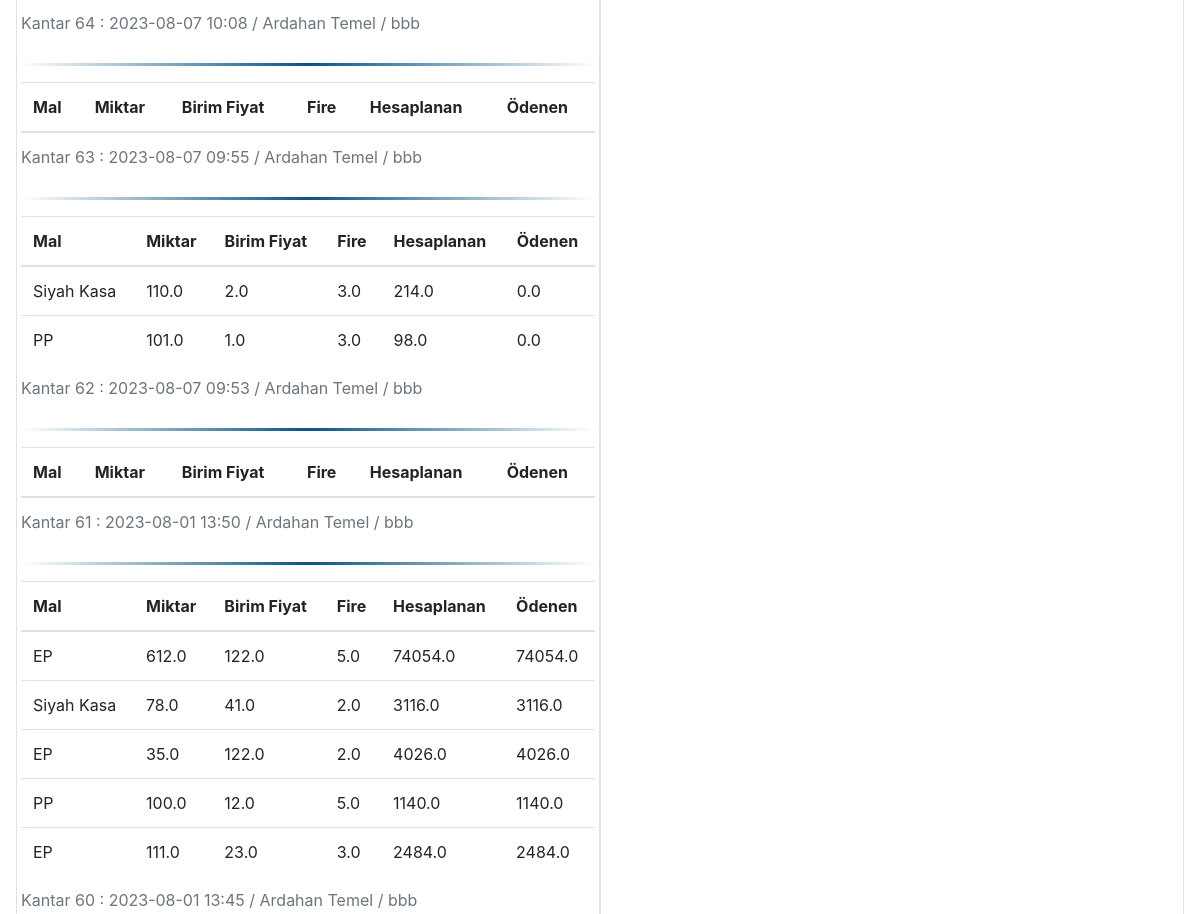
The app's page / (signed in, middle part), older data.
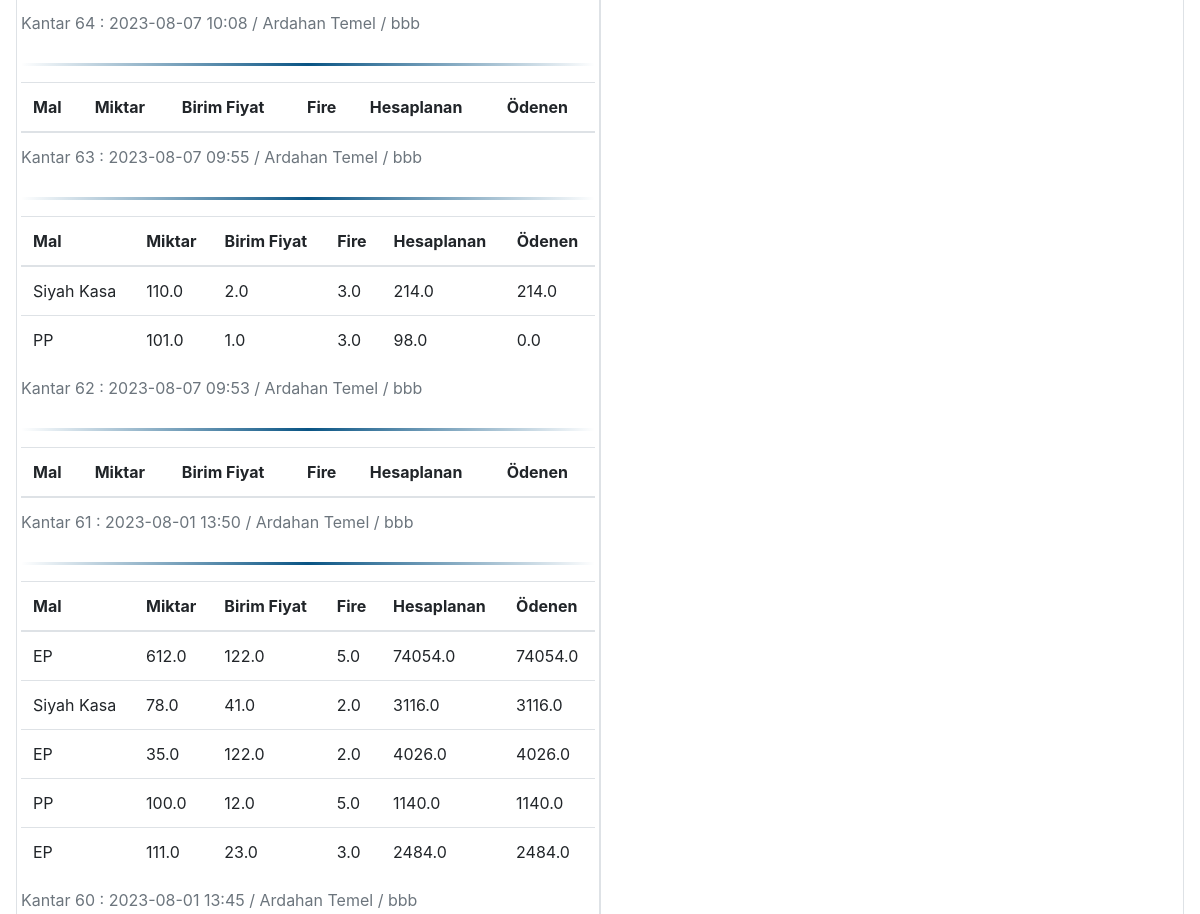
The same page, newer data.
### mainPage/models.py (models this page shows, shortened)
class Kantar(models.Model):
    kantar1 = models.FloatField(verbose_name="Kantar 1")
    kantar2 = models.FloatField(verbose_name="Kantar 2")
    kantar3 = models.FloatField(verbose_name="Kantar 3", null=True, blank=True)
    kantar4 = models.FloatField(verbose_name="Kantar 4", null=True, blank=True)
    kantar5 = models.FloatField(verbose_name="Kantar 5", null=True, blank=True)
    kantar6 = models.FloatField(verbose_name="Kantar 6", null=True, blank=True)
    tarih = models.DateTimeField(verbose_name="Tarih", default=datetime.now, blank=True, null=True)
    tedarikci = models.ForeignKey(Tedarikci, on_delete=models.DO_NOTHING, verbose_name="Tedarikçi")
    note = models.TextField(verbose_name="Not", null=True, blank=True, max_length=180)
    odeme = models.CharField(max_length=100, verbose_name="Ödeme yapıldı mı?", choices=
    [('EVET', 'EVET'), ('HAYIR', 'HAYIR')])
    nakliyat = models.CharField(max_length=100, verbose_name="Taşıma", choices=
    [('PP', 'PP'), ('Ted', 'Ted')])
    faturaNo = models.TextField(verbose_name="Fatura No", null=True, blank=True)
    faturaTarihi = models.DateField(verbose_name="Fatura Tarihi", null=True, blank=True, )
    def __str__(self):
        return f'Kantar {str(self.id)} : {str(self.tarih)[:16]} / {self.tedarikci}'

class Tedarikci(models.Model):
    name = models.CharField(max_length=50, verbose_name="Ad")
    surname = models.CharField(max_length=50, verbose_name="Soyad")
    idNumber = models.CharField(max_length=25, verbose_name="TC Kimlik No")
    adress = models.CharField(max_length=200, verbose_name="Adres")
    tax = models.CharField(max_length=100, verbose_name="Vergi Dairesi")
    mail1 = models.EmailField(max_length=100, verbose_name="E-mail 1")
    mail2 = models.EmailField(max_length=100, verbose_name="E-mail 2")
    phoneNumber1 = models.CharField(max_length=20, verbose_name="Telefon 1")
    phoneNumber2 = models.CharField(max_length=20, verbose_name="Telefon 2")
    IBAN = models.CharField(max_length=100, verbose_name="IBAN")
    bankNumber = models.CharField(max_length=100, verbose_name="Banka Hesap Numarası")
    bank = models.CharField(max_length=100, verbose_name="Banka")
    companyName = models.CharField(max_length=100, verbose_name="Şirket")
    def __str__(self):
        return self.name + " " + self.surname + " / " + self.companyName

class MalAlim(models.Model):
    mal = models.ForeignKey(Hammadde, on_delete=models.DO_NOTHING, verbose_name="Malzeme Türü")
    miktar = models.FloatField(verbose_name="Ağırlık")
    hurda = models.FloatField(verbose_name="Fire")
    birimFiyat = models.FloatField(verbose_name="Birim Fiyat")
    kantar = models.ForeignKey(Kantar, on_delete=models.DO_NOTHING, verbose_name="Kantar tartım numarası")
    odenecek = models.FloatField(verbose_name="Ödenecek Tutar", blank=True, null=True)
    @property
    def ode(self):
        return (self.miktar - self.hurda) * self.birimFiyat

class Hammadde(models.Model):
    rawMaterialName = models.CharField(max_length=200, verbose_name="Hammadde Tipi")
    isScrap = models.BooleanField(verbose_name="Değersiz / Hurda mı?", choices=[(1, 'EVET'), (0, 'HAYIR')])
    def __str__(self):
        return self.rawMaterialName

### mainPage/views.py (the view, shortened to what this page needs)
# urls.py: path("", views.mainPageView, name="mainPage"),
def mainPageView(request):
    if request.user.is_authenticated:
        context = {}
        if request.method == "GET":
            kantarForm = djangoForms.kantarForm()
            context['kantarForm'] = kantarForm
            context['now'] = helperFunctions.datetime_to_int()
            context['buyQuery'] = getLastMalAlimRecords(30)
            context['kantarFormu'] = djangoForms.faturasizForm
            return render(request, "mainPage/mainPage.html", context=context)
    else:
        return redirect("/login")

### mainPage/helperFunctions.py (called while the page is built)
def datetime_to_int(dt=datetime.now()):
    formatted_date = dt.strftime("%d%m%y%H%M%S")
    return int(formatted_date)

### mainPage/views.py (called while the page is built)
def getLastMalAlimRecords(n):
    kantarlar = models.Kantar.objects.all().order_by('-tarih')[:n]
    query = {}
    for kantar in kantarlar:
        query[str(kantar)] = (kantar, models.MalAlim.objects.filter(kantar=kantar.id))
    return query

### mainPage/templates/mainPage/mainPage.html (shortened to what this page needs)
{% extends 'mainPage/base.html' %}
{% block content %}
<div class="row m-3">
    <div class="col col-md-6 p-1  border">
            {% for key,value in buyQuery.items %}
            <table class="table" style="caption-side: top;">
                <caption>{{value.0}}</caption>
                <thead>
                <tr>
                    <th scope="col">Mal</th>
                    <th scope="col">Miktar</th>
                    <th scope="col">Birim Fiyat</th>
                    <th scope="col">Fire</th>
                    <th scope="col">Hesaplanan</th>
                    <th scope="col">Ödenen</th>
                </tr>
                </thead>
                <tbody>
                {% for alim in value.1 %}
                <tr>
                    <td>{{alim.mal}}</td>
                    <td>{{alim.miktar}}</td>
                    <td>{{alim.birimFiyat}}</td>
                    <td>{{alim.hurda}}</td>
                    <td>{{alim.ode}}</td>
                    <td>{{alim.odenecek}}</td>
                </tr>
                {% endfor %}
                </tbody>
            </table>
            <hr class="hr2">
            {% endfor %}
    </div>
    <div class="col col-md-6 p-1  border">
    </div>
</div>
{% endblock %}

### mainPage/templates/mainPage/base.html (shortened to what this page needs)
{% load static %}
<!DOCTYPE html>
<html lang="en">
<head>
    <link rel="stylesheet" href="https://stackpath.bootstrapcdn.com/bootstrap/4.5.0/css/bootstrap.min.css"
>
</head>
<body>
{% block content %}
{% endblock %}
</body>
</html>

### mainPage/templates/mainPage/base.html (style rules this page uses)
.hr2 { border: 0; height: 3px; background-image: linear-gradient(to right, rgba(0, 0, 0, 0), rgba(9, 84, 132), rgba(0, 0, 0, 0)); }

Row changes from the older to the newer data that the page shows:
changed MalAlim (number 1 of 7 on the later page): odenecek "0.0" → "214.0"
